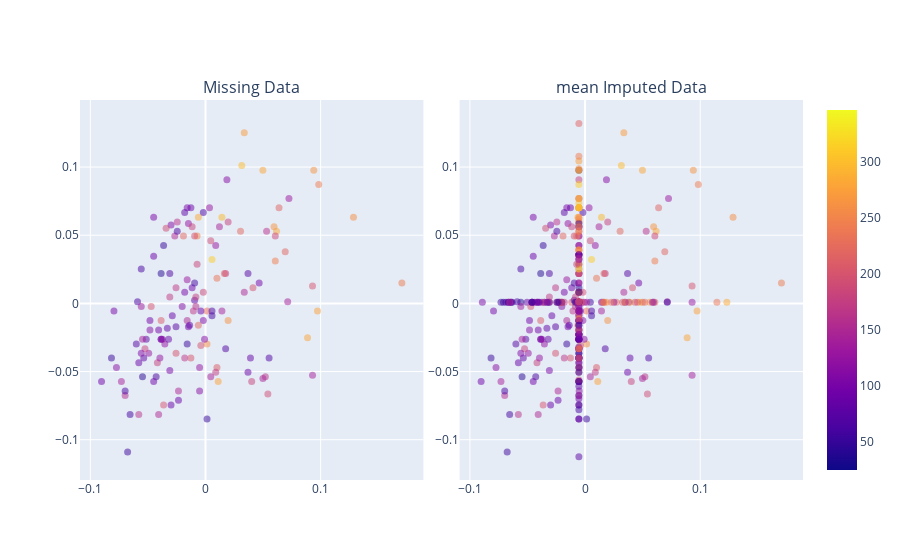
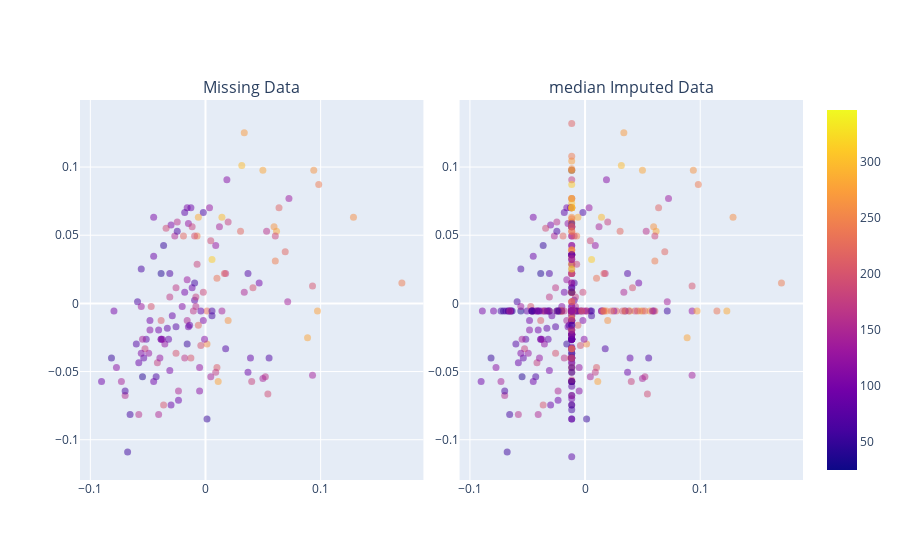
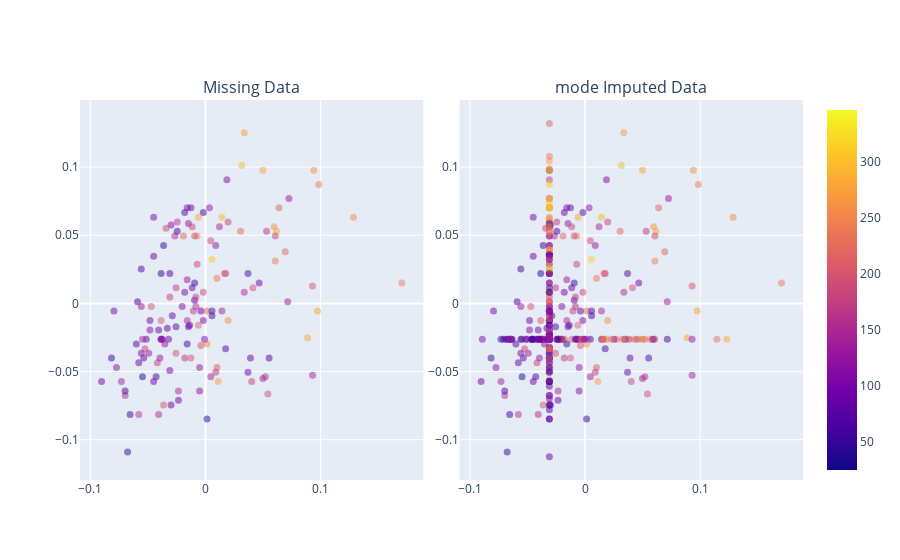
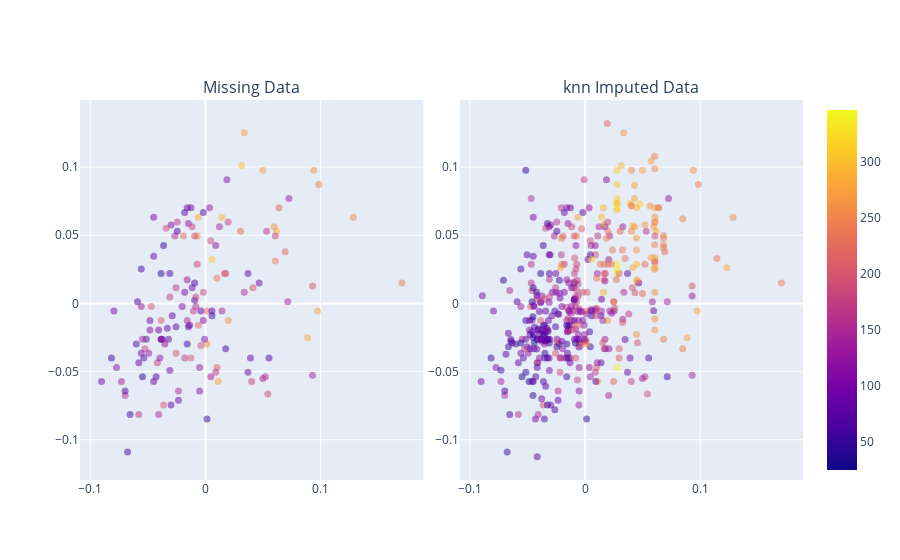

Notebook code cell kept with these figures, in order:
### Code cell
# Test the function with different imputation strategies
strategies = ['mean', 
              'median',
              'mode', 
            #   'regression',
              'knn'
              ]
for strategy in strategies:
    df_missing, df_imputed = impute_data(strategy)
    plot_imputed_data(df_missing, df_imputed, strategy)

### Figure 1 — Plotly figure (JSON) as saved in the notebook; plotly's stock layout.template omitted (floating-point values rounded to 4 significant figures; data arrays with more than 128 entries replaced by an {"elided": "..."} marker saying what was removed)
{"data": [{"hovertemplate": "bmi=%{x}<br>bp=%{y}<br>target=%{marker.color}<extra></extra>", "legendgroup": "", "marker": {"color": {"elided": "442 int values"}, "coloraxis": "coloraxis", "opacity": 0.5, "size": 7, "symbol": "circle"}, "mode": "markers", "name": "", "orientation": "v", "showlegend": false, "type": "scatter", "x": {"elided": "442 float values"}, "xaxis": "x", "y": {"elided": "442 float values"}, "yaxis": "y"}, {"hovertemplate": "bmi=%{x}<br>bp=%{y}<br>target=%{marker.color}<extra></extra>", "legendgroup": "", "marker": {"color": {"elided": "442 int values"}, "coloraxis": "coloraxis", "opacity": 0.5, "size": 7, "symbol": "circle"}, "mode": "markers", "name": "", "orientation": "v", "showlegend": false, "type": "scatter", "x": {"elided": "442 float values"}, "xaxis": "x2", "y": {"elided": "442 float values"}, "yaxis": "y2"}], "layout": {"annotations": [{"font": {"size": 16}, "showarrow": false, "text": "Missing Data", "x": 0.2375, "xanchor": "center", "xref": "paper", "y": 1, "yanchor": "bottom", "yref": "paper"}, {"font": {"size": 16}, "showarrow": false, "text": "mean Imputed Data", "x": 0.7625, "xanchor": "center", "xref": "paper", "y": 1, "yanchor": "bottom", "yref": "paper"}], "showlegend": false, "xaxis": {"anchor": "y", "domain": [0, 0.475]}, "xaxis2": {"anchor": "y2", "domain": [0.525, 1]}, "yaxis": {"anchor": "x", "domain": [0, 1]}, "yaxis2": {"anchor": "x2", "domain": [0, 1]}}}

### Figure 2 — Plotly figure (JSON) as saved in the notebook; plotly's stock layout.template omitted (floating-point values rounded to 4 significant figures; data arrays with more than 128 entries replaced by an {"elided": "..."} marker saying what was removed)
{"data": [{"hovertemplate": "bmi=%{x}<br>bp=%{y}<br>target=%{marker.color}<extra></extra>", "legendgroup": "", "marker": {"color": {"elided": "442 int values"}, "coloraxis": "coloraxis", "opacity": 0.5, "size": 7, "symbol": "circle"}, "mode": "markers", "name": "", "orientation": "v", "showlegend": false, "type": "scatter", "x": {"elided": "442 float values"}, "xaxis": "x", "y": {"elided": "442 float values"}, "yaxis": "y"}, {"hovertemplate": "bmi=%{x}<br>bp=%{y}<br>target=%{marker.color}<extra></extra>", "legendgroup": "", "marker": {"color": {"elided": "442 int values"}, "coloraxis": "coloraxis", "opacity": 0.5, "size": 7, "symbol": "circle"}, "mode": "markers", "name": "", "orientation": "v", "showlegend": false, "type": "scatter", "x": {"elided": "442 float values"}, "xaxis": "x2", "y": {"elided": "442 float values"}, "yaxis": "y2"}], "layout": {"annotations": [{"font": {"size": 16}, "showarrow": false, "text": "Missing Data", "x": 0.2375, "xanchor": "center", "xref": "paper", "y": 1, "yanchor": "bottom", "yref": "paper"}, {"font": {"size": 16}, "showarrow": false, "text": "median Imputed Data", "x": 0.7625, "xanchor": "center", "xref": "paper", "y": 1, "yanchor": "bottom", "yref": "paper"}], "showlegend": false, "xaxis": {"anchor": "y", "domain": [0, 0.475]}, "xaxis2": {"anchor": "y2", "domain": [0.525, 1]}, "yaxis": {"anchor": "x", "domain": [0, 1]}, "yaxis2": {"anchor": "x2", "domain": [0, 1]}}}

### Figure 3 — Plotly figure (JSON) as saved in the notebook; plotly's stock layout.template omitted (floating-point values rounded to 4 significant figures; data arrays with more than 128 entries replaced by an {"elided": "..."} marker saying what was removed)
{"data": [{"hovertemplate": "bmi=%{x}<br>bp=%{y}<br>target=%{marker.color}<extra></extra>", "legendgroup": "", "marker": {"color": {"elided": "442 int values"}, "coloraxis": "coloraxis", "opacity": 0.5, "size": 7, "symbol": "circle"}, "mode": "markers", "name": "", "orientation": "v", "showlegend": false, "type": "scatter", "x": {"elided": "442 float values"}, "xaxis": "x", "y": {"elided": "442 float values"}, "yaxis": "y"}, {"hovertemplate": "bmi=%{x}<br>bp=%{y}<br>target=%{marker.color}<extra></extra>", "legendgroup": "", "marker": {"color": {"elided": "442 int values"}, "coloraxis": "coloraxis", "opacity": 0.5, "size": 7, "symbol": "circle"}, "mode": "markers", "name": "", "orientation": "v", "showlegend": false, "type": "scatter", "x": {"elided": "442 float values"}, "xaxis": "x2", "y": {"elided": "442 float values"}, "yaxis": "y2"}], "layout": {"annotations": [{"font": {"size": 16}, "showarrow": false, "text": "Missing Data", "x": 0.2375, "xanchor": "center", "xref": "paper", "y": 1, "yanchor": "bottom", "yref": "paper"}, {"font": {"size": 16}, "showarrow": false, "text": "mode Imputed Data", "x": 0.7625, "xanchor": "center", "xref": "paper", "y": 1, "yanchor": "bottom", "yref": "paper"}], "showlegend": false, "xaxis": {"anchor": "y", "domain": [0, 0.475]}, "xaxis2": {"anchor": "y2", "domain": [0.525, 1]}, "yaxis": {"anchor": "x", "domain": [0, 1]}, "yaxis2": {"anchor": "x2", "domain": [0, 1]}}}

### Figure 4 — Plotly figure (JSON) as saved in the notebook; plotly's stock layout.template omitted (floating-point values rounded to 4 significant figures; data arrays with more than 128 entries replaced by an {"elided": "..."} marker saying what was removed)
{"data": [{"hovertemplate": "bmi=%{x}<br>bp=%{y}<br>target=%{marker.color}<extra></extra>", "legendgroup": "", "marker": {"color": {"elided": "442 int values"}, "coloraxis": "coloraxis", "opacity": 0.5, "size": 7, "symbol": "circle"}, "mode": "markers", "name": "", "orientation": "v", "showlegend": false, "type": "scatter", "x": {"elided": "442 float values"}, "xaxis": "x", "y": {"elided": "442 float values"}, "yaxis": "y"}, {"hovertemplate": "bmi=%{x}<br>bp=%{y}<br>target=%{marker.color}<extra></extra>", "legendgroup": "", "marker": {"color": {"elided": "442 int values"}, "coloraxis": "coloraxis", "opacity": 0.5, "size": 7, "symbol": "circle"}, "mode": "markers", "name": "", "orientation": "v", "showlegend": false, "type": "scatter", "x": {"elided": "442 float values"}, "xaxis": "x2", "y": {"elided": "442 float values"}, "yaxis": "y2"}], "layout": {"annotations": [{"font": {"size": 16}, "showarrow": false, "text": "Missing Data", "x": 0.2375, "xanchor": "center", "xref": "paper", "y": 1, "yanchor": "bottom", "yref": "paper"}, {"font": {"size": 16}, "showarrow": false, "text": "knn Imputed Data", "x": 0.7625, "xanchor": "center", "xref": "paper", "y": 1, "yanchor": "bottom", "yref": "paper"}], "showlegend": false, "xaxis": {"anchor": "y", "domain": [0, 0.475]}, "xaxis2": {"anchor": "y2", "domain": [0.525, 1]}, "yaxis": {"anchor": "x", "domain": [0, 1]}, "yaxis2": {"anchor": "x2", "domain": [0, 1]}}}
